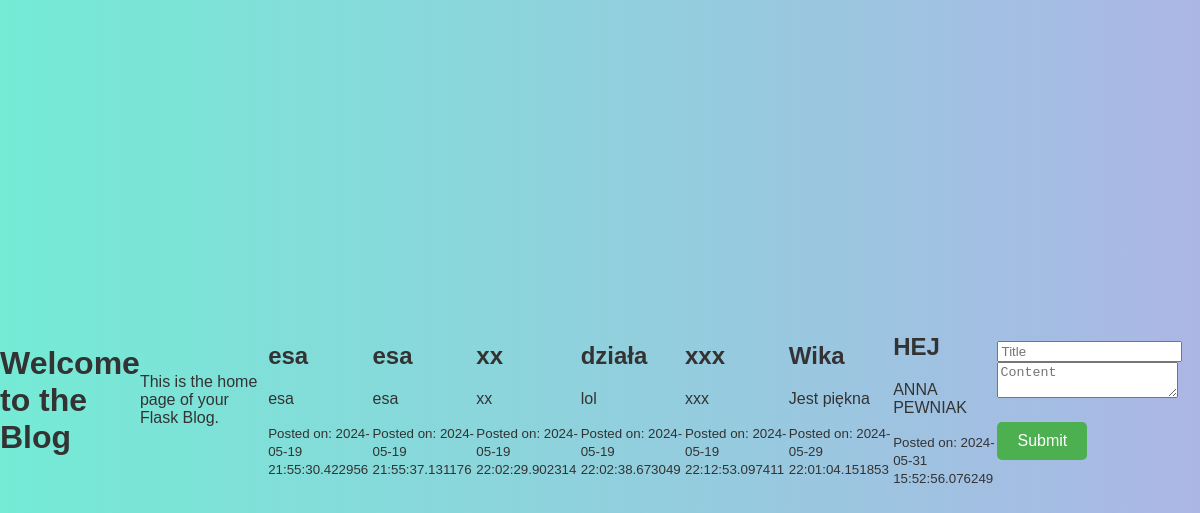
The page / on the database its author committed.
### kod/stonka alablog.py (models this page shows)
class Post(db.Model):
    id = db.Column(db.Integer, primary_key=True)
    title = db.Column(db.String(100), nullable=False)
    content = db.Column(db.Text, nullable=False)  # Upewnij się, że to jest poprawnie zdefiniowane
    date_posted = db.Column(db.DateTime, default=datetime.utcnow)
    user_id = db.Column(db.Integer, db.ForeignKey('user.id'), nullable=False)
    comments = db.relationship('Comment', backref='post', lazy=True)

### kod/stonka alablog.py (the view)
@app.route('/')
def home():
    posts = Post.query.all()  # Pobieranie wszystkich postów z bazy danych
    return render_template('home.html', posts=posts)

### kod/templates/home.html (shortened to what this page needs)
<!DOCTYPE html>
<html lang="en">
<head>
    <link rel="stylesheet" href="{{ url_for('static', filename='styles.css') }}">
</head>
<body>
    <h1>Welcome to the Blog</h1>
    <p>This is the home page of your Flask Blog.</p>
    {% for post in posts %}
    <div>
        <h2>{{ post.title }}</h2>
        <p>{{ post.content }}</p>
        <small>Posted on: {{ post.date_posted }}</small>
    </div>
    {% endfor %}
    <form id="postForm">
        <input type="text" id="title" placeholder="Title">
        <textarea id="content" placeholder="Content"></textarea>
        <button type="submit">Submit</button>
    </form>
</body>
</html>

### kod/static/styles.css (style rules this page uses)
body { background: linear-gradient(to right, #74ebd5, #acb6e5); font-family: 'Arial', sans-serif; color: #333; margin: 0; padding: 0; display: flex; justify-content: center; align-items: center; height: 100vh; }
h1 { color: #333; }
button { background-color: #4CAF50; color: white; border: none; padding: 10px 20px; margin-top: 20px; font-size: 16px; cursor: pointer; border-radius: 5px; transition: background-color 0.3s; }

### rows shown on the page
Post: title "esa", content "esa", date_posted "2024-05-19 21:55:30.422956"
Post: title "esa", content "esa", date_posted "2024-05-19 21:55:37.131176"
Post: title "xx", content "xx", date_posted "2024-05-19 22:02:29.902314"
Post: title "działa", content "lol", date_posted "2024-05-19 22:02:38.673049"
Post: title "xxx", content "xxx", date_posted "2024-05-19 22:12:53.097411"
Post: title "Wika", content "Jest piękna", date_posted "2024-05-29 22:01:04.151853"
Post: title "HEJ", content "ANNA PEWNIAK", date_posted "2024-05-31 15:52:56.076249"
